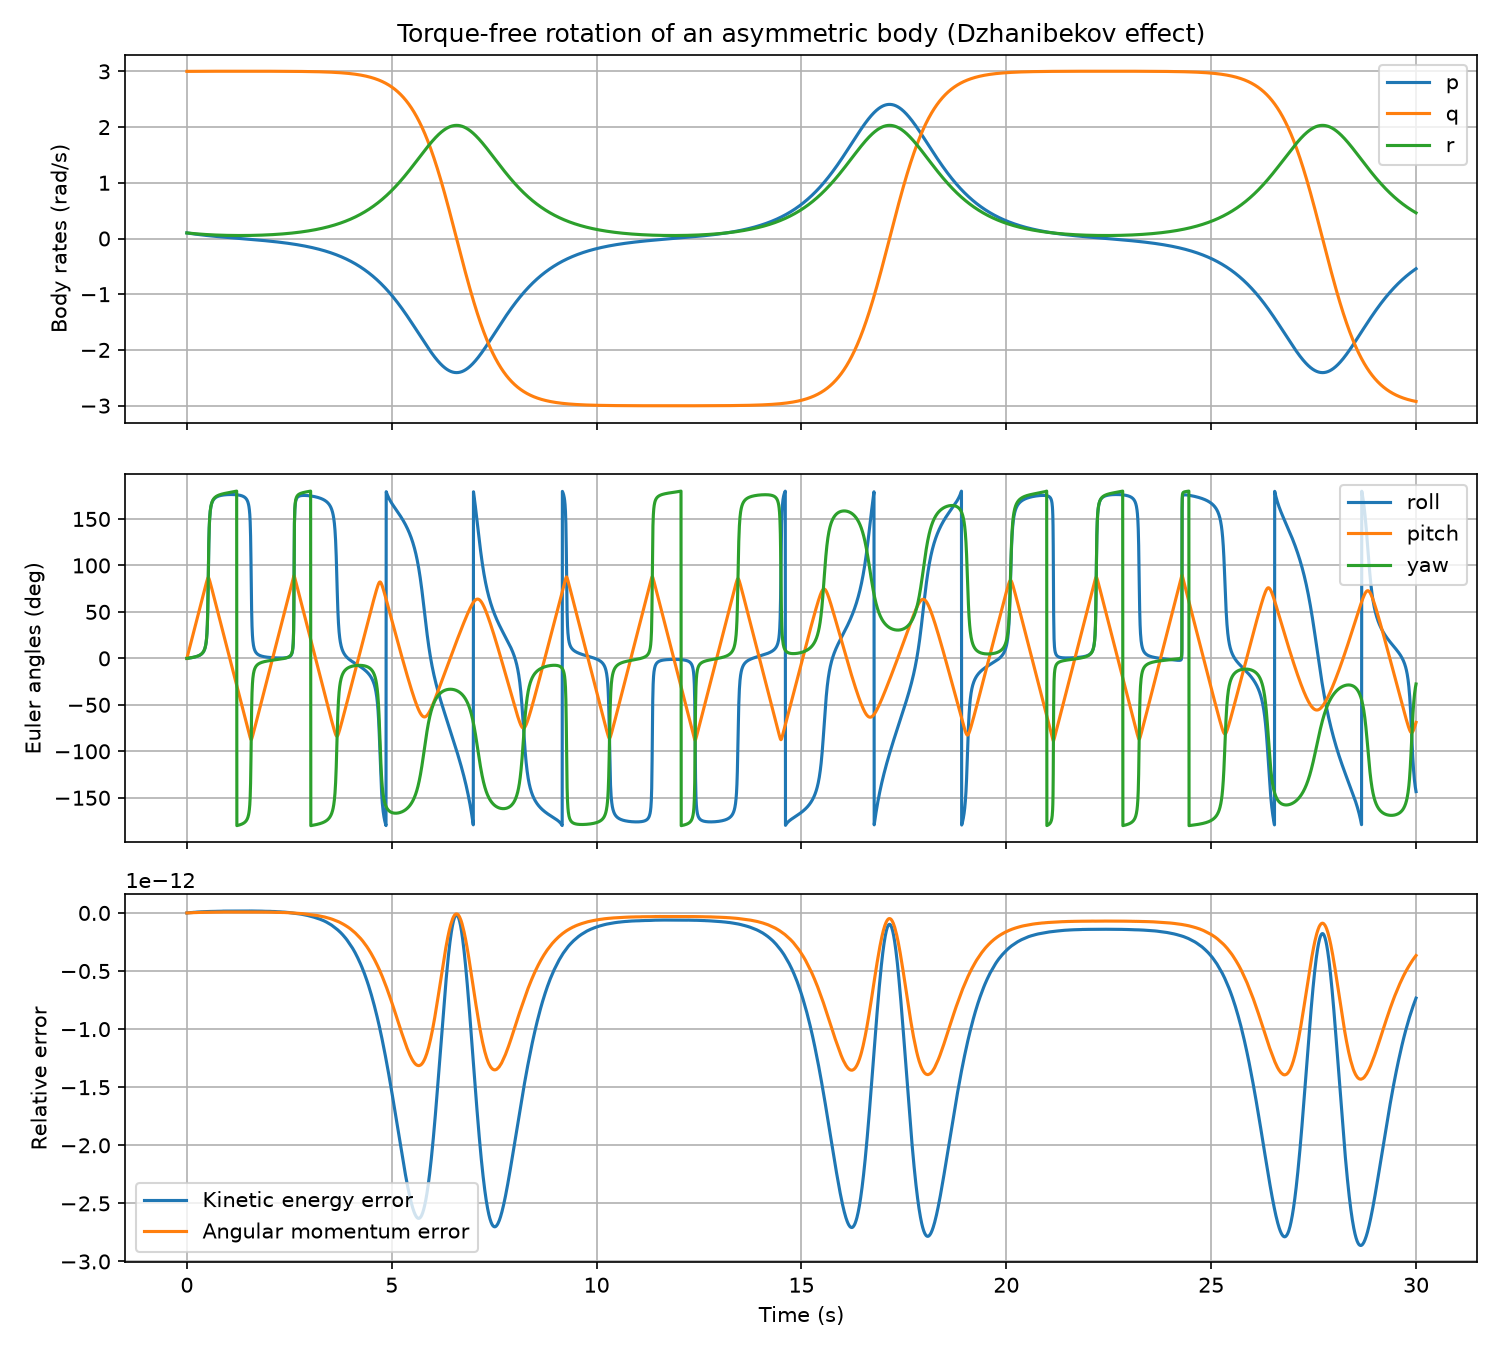

Recreate this plot in Python.
"""Torque-free rigid body rotation (Euler's equations) with quaternion attitude.

Validates the quaternion + RK4 stack: for a torque-free body, rotational
kinetic energy and the inertial-frame angular momentum must stay constant.
"""

import numpy as np
import matplotlib.pyplot as plt

from uavsim import quaternion as quat
from uavsim.integrators import integrate

# Asymmetric inertia tensor (kg m^2), principal axes
J = np.diag([0.8, 1.2, 1.5])
J_inv = np.linalg.inv(J)


def dynamics(t, y):
    """State y = [qw, qx, qy, qz, p, q, r]."""
    q = y[:4]
    w = y[4:]
    q_dot = quat.derivative(q, w)
    w_dot = J_inv @ (-np.cross(w, J @ w))
    return np.concatenate([q_dot, w_dot])


def post_step(y):
    y = y.copy()
    y[:4] = quat.normalize(y[:4])
    return y


def main():
    q0 = quat.from_euler(0.0, 0.0, 0.0)
    w0 = np.array([0.1, 3.0, 0.1])  # spin near the unstable intermediate axis
    y0 = np.concatenate([q0, w0])

    traj = integrate(dynamics, y0, (0.0, 30.0), dt=0.005, method="rk4", post_step=post_step)

    t = traj.t
    q = traj.y[:, :4]
    w = traj.y[:, 4:]

    energy = 0.5 * np.einsum("ij,jk,ik->i", w, J, w)
    h_body = w @ J.T
    h_inertial = np.array([quat.rotate(qi, hi) for qi, hi in zip(q, h_body)])
    h_norm = np.linalg.norm(h_inertial, axis=1)
    euler = np.array([quat.to_euler(qi) for qi in q])

    print(f"Energy drift:           {abs(energy[-1] / energy[0] - 1):.2e}")
    print(f"Momentum magnitude drift: {abs(h_norm[-1] / h_norm[0] - 1):.2e}")
    print(f"Max inertial momentum direction change: "
          f"{np.max(np.linalg.norm(h_inertial - h_inertial[0], axis=1)):.2e}")

    fig, axes = plt.subplots(3, 1, figsize=(10, 9), sharex=True)

    axes[0].plot(t, w[:, 0], label="p")
    axes[0].plot(t, w[:, 1], label="q")
    axes[0].plot(t, w[:, 2], label="r")
    axes[0].set_ylabel("Body rates (rad/s)")
    axes[0].set_title("Torque-free rotation of an asymmetric body (Dzhanibekov effect)")
    axes[0].legend()
    axes[0].grid(True)

    axes[1].plot(t, np.degrees(euler[:, 0]), label="roll")
    axes[1].plot(t, np.degrees(euler[:, 1]), label="pitch")
    axes[1].plot(t, np.degrees(euler[:, 2]), label="yaw")
    axes[1].set_ylabel("Euler angles (deg)")
    axes[1].legend()
    axes[1].grid(True)

    axes[2].plot(t, energy / energy[0] - 1, label="Kinetic energy error")
    axes[2].plot(t, h_norm / h_norm[0] - 1, label="Angular momentum error")
    axes[2].set_ylabel("Relative error")
    axes[2].set_xlabel("Time (s)")
    axes[2].legend()
    axes[2].grid(True)

    fig.tight_layout()
    fig.savefig("examples/torque_free_rotation.png", dpi=150)
    print("Saved examples/torque_free_rotation.png")
    plt.show()


if __name__ == "__main__":
    main()
